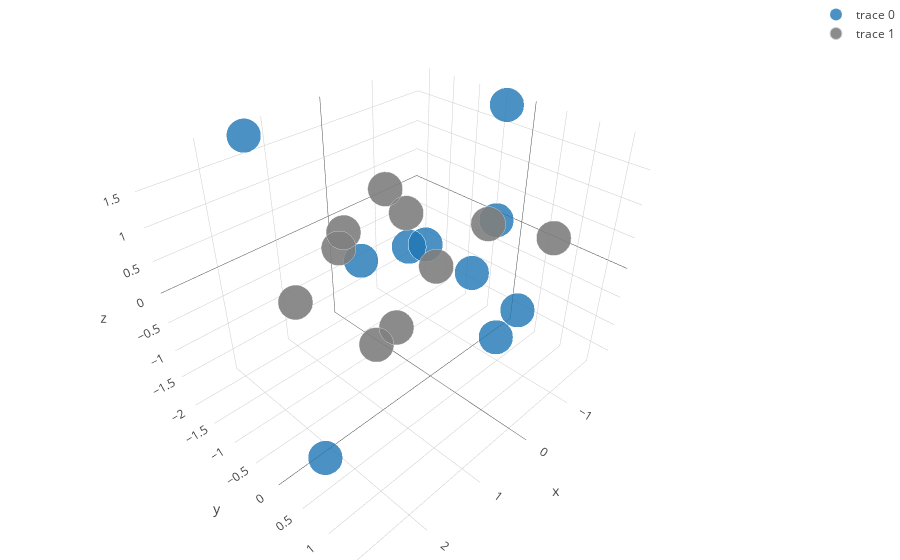

Write notebook code for a chart like this one.
### Code cell
# 3차원 공간상의 점
x, y, z = np.random.multivariate_normal(np.array([0,0,0]), np.eye(3), 10).transpose()

trace1 = go.Scatter3d(
    x=x,
    y=y,
    z=z,
    mode='markers',
    marker=dict(
        size=12,
        line=dict(
            color='rgba(217, 217, 217, 0.14)',
            width=0.5
        ),
        opacity=0.8
    )
)

x2, y2, z2 = np.random.multivariate_normal(np.array([0,0,0]), np.eye(3), 10).transpose()
trace2 = go.Scatter3d(
    x=x2,
    y=y2,
    z=z2,
    mode='markers',
    marker=dict(
        color='rgb(127, 127, 127)',
        size=12,
        symbol='circle',
        line=dict(
            color='rgb(204, 204, 204)',
            width=1
        ),
        opacity=0.9
    )
)
data = [trace1, trace2]
layout = go.Layout(
    margin=dict(
        l=0,
        r=0,
        b=0,
        t=0
    )
)
fig = go.Figure(data=data, layout=layout)

offline.iplot(fig)

### Figure 1 — Plotly figure (JSON) as saved in the notebook; plotly's stock layout.template omitted (floating-point values rounded to 4 significant figures)
{"data": [{"marker": {"line": {"color": "rgba(217, 217, 217, 0.14)", "width": 0.5}, "opacity": 0.8, "size": 12}, "mode": "markers", "type": "scatter3d", "uid": "5608be", "x": [-1.853, -0.03337, 0.5451, 2.725, -0.6382, 1.375, 0.1259, -1.32, 0.5072, -1.361], "y": [-0.3938, -0.2111, -0.8922, 0.8684, 0.146, -2.125, 1.471, 0.2013, -0.001949, -0.03169], "z": [1.804, 0.3772, 0.06265, -0.7529, -0.2133, 1.798, 0.2566, -1.784, 0.6771, 0.286]}, {"marker": {"color": "rgb(127, 127, 127)", "line": {"color": "rgb(204, 204, 204)", "width": 1}, "opacity": 0.9, "size": 12, "symbol": "circle"}, "mode": "markers", "type": "scatter3d", "uid": "9a0dbd", "x": [0.4558, 1.678, 0.9712, -0.02605, 0.1372, 0.1888, 0.6626, -0.1679, -0.09912, -0.1671], "y": [1.169, -0.9317, -0.1516, -0.5773, -0.609, -1.812, -0.2581, -2.11, 1.683, -0.1218], "z": [1.477, -0.07954, -0.7647, 0.7219, -1.207, -0.305, 1.458, -0.3035, 1.276, -0.005087]}], "layout": {"autosize": true, "margin": {"b": 0, "l": 0, "r": 0, "t": 0}, "scene": {"aspectmode": "auto", "aspectratio": {"x": 1.153, "y": 0.9592, "z": 0.9039}, "camera": {"center": {"x": 0, "y": 0, "z": 0}, "eye": {"x": 1.25, "y": 1.25, "z": 1.25}, "up": {"x": 0, "y": 0, "z": 1}}}}}
